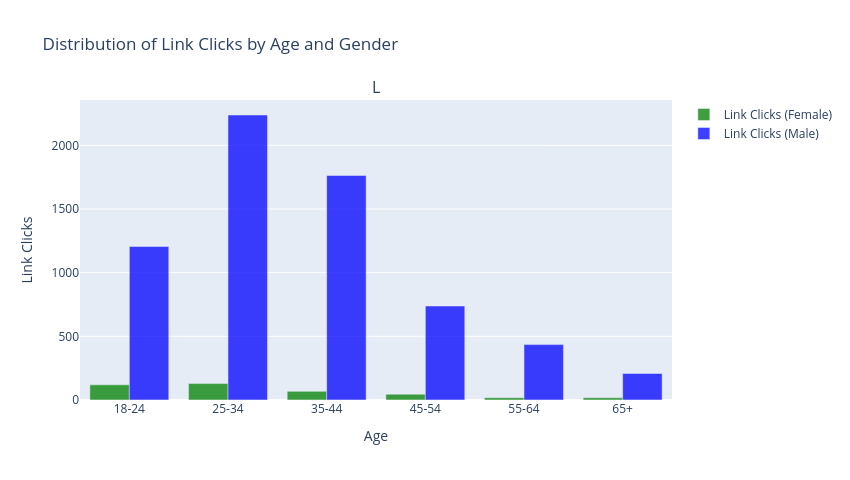

Here is the notebook cell this chart was saved with:
### Code cell
colors = {'Male': 'blue', 'Female': 'green'}

fig = make_subplots(rows=1, cols=1, subplot_titles=('Link Clicks by Age and Gender'))

for gender in data_agg['Gender'].unique():
    filtered_data = data_agg[data_agg['Gender'] == gender]
    fig.add_trace(go.Bar(
        x=filtered_data['Age'],
        y=filtered_data['Link clicks'],
        name=f'Link Clicks ({gender})',
        marker_color=colors.get(gender, 'gray'),  
        opacity=0.75  
    ), row=1, col=1)

fig.update_layout(
    title_text='Distribution of Link Clicks by Age and Gender',
    xaxis_title='Age',
    yaxis_title='Link Clicks',
    width=850,  
    height=480, 
    barmode='group' 
)

fig.show()

### Figure 1 — Plotly figure (JSON) as saved in the notebook; plotly's stock layout.template omitted (floating-point values rounded to 4 significant figures)
{"data": [{"marker": {"color": "green"}, "name": "Link Clicks (Female)", "opacity": 0.75, "type": "bar", "x": ["18-24", "25-34", "35-44", "45-54", "55-64", "65+"], "xaxis": "x", "y": [119, 129, 68, 46, 18, 18], "yaxis": "y"}, {"marker": {"color": "blue"}, "name": "Link Clicks (Male)", "opacity": 0.75, "type": "bar", "x": ["18-24", "25-34", "35-44", "45-54", "55-64", "65+"], "xaxis": "x", "y": [1205, 2238, 1763, 738, 435, 208], "yaxis": "y"}], "layout": {"annotations": [{"font": {"size": 16}, "showarrow": false, "text": "L", "x": 0.5, "xanchor": "center", "xref": "paper", "y": 1, "yanchor": "bottom", "yref": "paper"}], "barmode": "group", "height": 480, "title": {"text": "Distribution of Link Clicks by Age and Gender"}, "width": 850, "xaxis": {"anchor": "y", "autorange": true, "domain": [0, 1], "range": [-0.5, 5.5], "title": {"text": "Age"}, "type": "category"}, "yaxis": {"anchor": "x", "autorange": true, "domain": [0, 1], "range": [0, 2356.0], "title": {"text": "Link Clicks"}, "type": "linear"}}}
